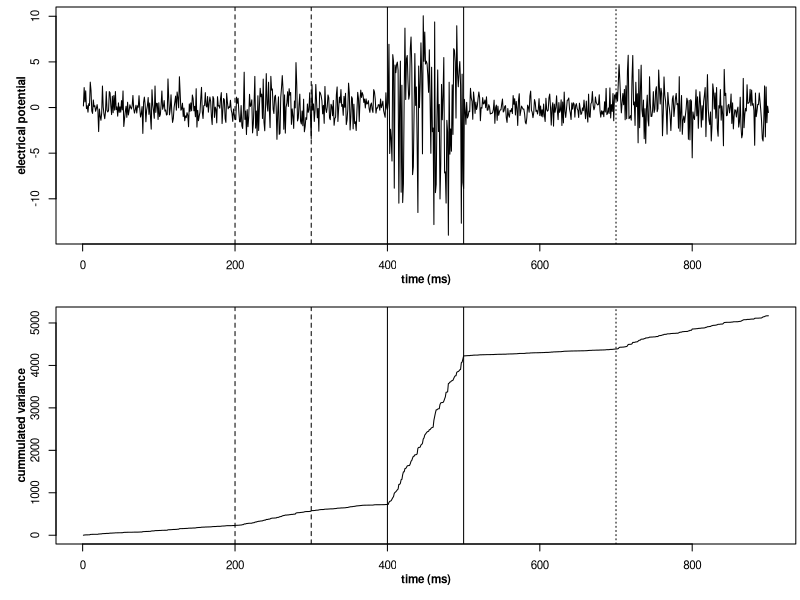

The R script that drew this image:

# generate variance profile
v=c(rep(1,200),rep(4,100),rep(1,100),rep(30,100),rep(1,200),rep(4,200))

# generate simulated signal
y=sqrt(v)*rnorm(length(v));

# algorithmExplanation ----------------------------------------------------

par(mfrow=c(2,1))
par(mar=c(4, 4, 0.5, 0.3)) 
#par(mgp=c(2, 3, 3))
par(cex=0.7)
plot(y, xlab = "", ylab="", type="l")
title(xlab = "time (ms)", ylab = "electrical potential", mgp=c(2,4,4), font.lab=2)
abline(v = c(200,300), lty = 2)
abline(v = c(400,500))
abline(v = c(700), lty = 3)
plot(cumsum(y^2), xlab = "", ylab = "", type="l")
title(xlab = "time (ms)", ylab = "cummulated variance",mgp=c(2,4,4), font.lab=2)
abline(v = c(200,300), lty = 2)
abline(v = c(400,500))
abline(v = c(700), lty = 3)

sy = cumsum(y^2)
Qs = c(sy[200]-sy[1],sy[300]-sy[201],sy[400]-sy[301],sy[500]-sy[401])
Qc = c(Qs[1]+Qs[3]/2,Qs[2],Qs[1]+Qs[3]/2,Qs[4])
Qs / Qc
# apply whitening filter
# y=ma_whitefil(y,8); % uncomment this line when working with real SEMG data
Qs = c(186.64 / 200, 431.91 / 100, 99.95 / 100, 2588.19 / 100)
Qc = c(Qs[1]+Qs[3]/2,Qs[2],Qs[1]+Qs[3]/2,Qs[4])